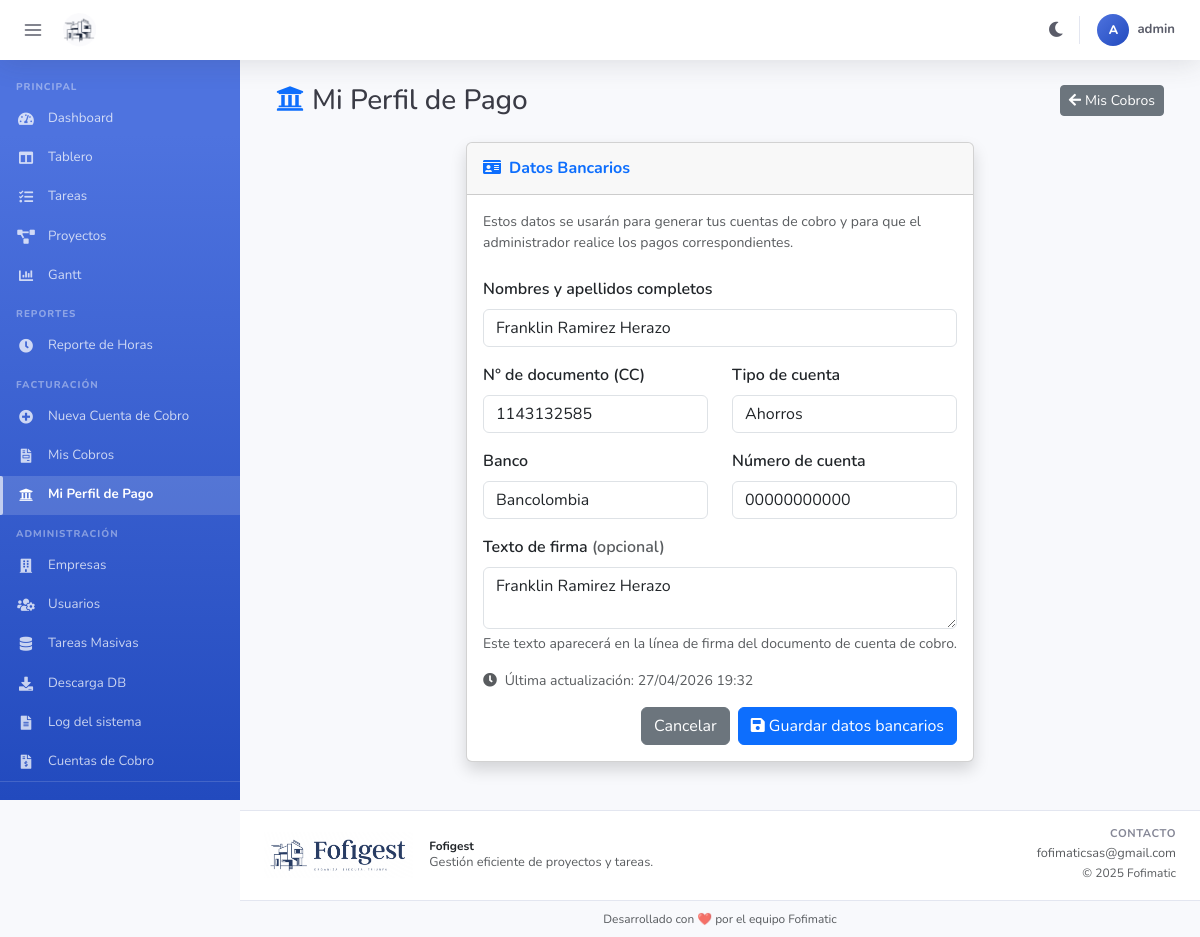
Screenshot of /mi-perfil-pago (signed in) with the database file from the repository.
### models/models.py (models this page shows, shortened)
class Usuarios(UserMixin,db.Model):
    __tablename__ = 'usuarios'
    id = db.Column(db.Integer, primary_key=True)
    nombres = db.Column(db.String(50))
    apellidos = db.Column(db.String(50))
    correo = db.Column(db.String(100), unique=True)
    contraseña = db.Column(db.String(256))  # Ampliado para hashes werkzeug
    empresa = db.Column(db.String(50))
    permisos = db.Column(db.String(20))
    otp_code = db.Column(db.String(6), nullable=True)
    otp_expiry = db.Column(db.DateTime, nullable=True)

class PerfilPago(db.Model):
    __tablename__ = 'perfil_pago'
    id = db.Column(db.Integer, primary_key=True)
    usuario_id = db.Column(db.Integer, db.ForeignKey('usuarios.id'), unique=True, nullable=False)
    nombres_completos = db.Column(db.String(150), nullable=False)
    documento = db.Column(db.String(20), nullable=False)
    tipo_cuenta = db.Column(db.Enum('Ahorros', 'Corriente', name='tipo_cuenta_banco'), nullable=False)
    banco = db.Column(db.String(100), nullable=False)
    numero_cuenta = db.Column(db.String(50), nullable=False)
    firma_texto = db.Column(db.String(200), nullable=True)
    firma_imagen = db.Column(db.Text, nullable=True)  # base64 PNG del canvas de firma
    fecha_actualizado = db.Column(db.DateTime, default=datetime.now)
    usuario = db.relationship('Usuarios', backref=db.backref('perfil_pago', uselist=False))

### app.py (the view, shortened to what this page needs)
@app.route('/mi-perfil-pago', methods=['GET', 'POST'])
@login_required
def mi_perfil_pago():
    usuario = models.Usuarios.query.filter_by(correo=session.get('correo')).first_or_404()
    perfil = models.PerfilPago.query.filter_by(usuario_id=usuario.id).first()
    return render_template('perfil_pago.html', perfil=perfil)

### app.py (called while the page is built)
@login_manager.user_loader
def load_user(user_id):
    return models.db.session.get(models.Usuarios, int(user_id))

@app.context_processor
def inject_user():
    return dict(username=session.get('username'))

### templates/perfil_pago.html (shortened to what this page needs)
{% extends "Base.html" %}
{% block content %}
<div class="container-fluid">
  <div class="d-sm-flex align-items-center justify-content-between mb-4">
    <h1 class="h3 mb-0" style="color:var(--text-heading)">
      <i class="fas fa-university me-2 text-primary"></i>Mi Perfil de Pago
    </h1>
    <a href="{{ url_for('mis_cuentas_cobro') }}" class="btn btn-secondary btn-sm">
      <i class="fas fa-arrow-left me-1"></i>Mis Cobros
    </a>
  </div>
  <div class="row justify-content-center">
    <div class="col-lg-7">
      <div class="card shadow mb-4">
        <div class="card-header py-3">
          <h6 class="m-0 fw-bold text-primary">
            <i class="fas fa-id-card me-2"></i>Datos Bancarios
          </h6>
        </div>
        <div class="card-body">
          <p class="text-muted small mb-4">
            Estos datos se usarán para generar tus cuentas de cobro y para que el
            administrador realice los pagos correspondientes.
          </p>
          <form method="POST" action="{{ url_for('mi_perfil_pago') }}">
            <div class="mb-3">
              <label class="form-label fw-semibold">Nombres y apellidos completos</label>
              <input type="text" name="nombres_completos" class="form-control" required
                     maxlength="150"
                     value="{{ perfil.nombres_completos if perfil else '' }}"
                     placeholder="Ej: Cristian Felipe Pabon Osorio">
            </div>
            <div class="row">
              <div class="col-md-6 mb-3">
                <label class="form-label fw-semibold">N° de documento (CC)</label>
                <input type="text" name="documento" class="form-control" required
                       maxlength="20"
                       value="{{ perfil.documento if perfil else '' }}"
                       placeholder="Ej: 1234567890">
              </div>
              <div class="col-md-6 mb-3">
                <label class="form-label fw-semibold">Tipo de cuenta</label>
                <select name="tipo_cuenta" class="form-control" required>
                  <option value="Ahorros" {% if perfil and perfil.tipo_cuenta == 'Ahorros' %}selected{% endif %}>Ahorros</option>
                </select>
              </div>
            </div>
            <div class="row">
              <div class="col-md-6 mb-3">
                <label class="form-label fw-semibold">Banco</label>
                <input type="text" name="banco" class="form-control" required
                       maxlength="100"
                       value="{{ perfil.banco if perfil else '' }}"
                       placeholder="Ej: Bancolombia">
              </div>
              <div class="col-md-6 mb-3">
                <label class="form-label fw-semibold">Número de cuenta</label>
                <input type="text" name="numero_cuenta" class="form-control" required
                       maxlength="50"
                       value="{{ perfil.numero_cuenta if perfil else '' }}"
                       placeholder="Ej: 123-456789-00">
              </div>
            </div>
            <div class="mb-3">
              <label class="form-label fw-semibold">Texto de firma <span class="text-muted">(opcional)</span></label>
              <textarea name="firma_texto" class="form-control" rows="2" maxlength="200"
                        placeholder="Ej: Cristian Felipe Pabon Osorio">{{ perfil.firma_texto if perfil else '' }}</textarea>
              <div class="form-text">Este texto aparecerá en la línea de firma del documento de cuenta de cobro.</div>
            </div>
            {% if perfil and perfil.fecha_actualizado %}
            <p class="text-muted small">
              <i class="fas fa-clock me-1"></i>
              Última actualización: {{ perfil.fecha_actualizado.strftime('%d/%m/%Y %H:%M') }}
            </p>
            {% endif %}
            <div class="d-flex justify-content-end gap-2">
              <a href="{{ url_for('mis_cuentas_cobro') }}" class="btn btn-secondary">Cancelar</a>
              <button type="submit" class="btn btn-primary">
                <i class="fas fa-save me-1"></i>Guardar datos bancarios
              </button>
            </div>
          </form>
        </div>
      </div>
    </div>
  </div>
</div>
{% endblock %}

### templates/Base.html (shortened to what this page needs)
<!doctype html>
<html lang="es">
<head>
  <link rel="stylesheet" href="https://cdnjs.cloudflare.com/ajax/libs/font-awesome/5.15.4/css/all.min.css">
  <link href="https://cdn.jsdelivr.net/npm/bootstrap@5.3.3/dist/css/bootstrap.min.css" rel="stylesheet">
  <link rel="stylesheet" href="https://unpkg.com/frappe-gantt/dist/frappe-gantt.css">
</head>
<body>
  <div id="page-content" style="display:none">
    <nav class="topbar" role="banner" aria-label="Barra de navegación superior">
      <button class="topbar-toggle" id="sidebar-toggle"
              aria-label="Alternar menú lateral" title="Alternar menú">
        <svg viewBox="0 0 24 24" fill="none" stroke-width="2"
             stroke-linecap="round" stroke-linejoin="round">
          <line x1="3" y1="6"  x2="21" y2="6"/>
          <line x1="3" y1="12" x2="21" y2="12"/>
          <line x1="3" y1="18" x2="21" y2="18"/>
        </svg>
      </button>
      <a href="/" class="topbar-brand" aria-label="Fofigest — Inicio">
        <img src="{{ url_for('static', filename='img/logo_F-Photoroom.png') }}"
             class="topbar-logo" alt="Fofigest logo">
      </a>
      <div class="topbar-actions">
        <button class="topbar-btn" id="modoToggle"
                onclick="alternarModo()" title="Alternar modo oscuro / claro"
                aria-label="Alternar modo oscuro">
          <i class="fas fa-moon"></i>
        </button>
        <a href="logout" class="topbar-user" title="Cerrar sesión">
          <div class="topbar-avatar">
            {{ session.get('username', '?')[0] | upper }}
          </div>
          <span class="topbar-username">
            {{ session.get('username', '') }}
          </span>
        </a>
      </div>
    </nav>
    <div class="app-body">
      {% if session.get('username') == "admin" %}
      <aside class="sidebar" id="sidebar" aria-label="Navegación principal">
        <nav class="sidebar-nav">
          <ul class="sidebar-menu sidebar-body">
            <li class="sidebar-heading">Principal</li>
            <li class="sidebar-item">
              <a class="sidebar-link" href="/dashboard" data-tooltip="Dashboard">
                <i class="fas fa-tachometer-alt sidebar-icon"></i>
                <span class="sidebar-label">Dashboard</span>
              </a>
            </li>
            <li class="sidebar-item">
              <a class="sidebar-link" href="tablero" data-tooltip="Tablero">
                <i class="fas fa-columns sidebar-icon"></i>
                <span class="sidebar-label">Tablero</span>
              </a>
            </li>
            <li class="sidebar-item">
              <a class="sidebar-link" href="tareas" data-tooltip="Tareas">
                <i class="fas fa-tasks sidebar-icon"></i>
                <span class="sidebar-label">Tareas</span>
              </a>
            </li>
            <li class="sidebar-item">
              <a class="sidebar-link" href="proyectos" data-tooltip="Proyectos">
                <i class="fas fa-project-diagram sidebar-icon"></i>
                <span class="sidebar-label">Proyectos</span>
              </a>
            </li>
            <li class="sidebar-item">
              <a class="sidebar-link" href="gannt" data-tooltip="Gantt">
                <i class="fas fa-chart-bar sidebar-icon"></i>
                <span class="sidebar-label">Gantt</span>
              </a>
            </li>
            <li class="sidebar-heading">Reportes</li>
            <li class="sidebar-item">
              <a class="sidebar-link"
                 href="/Reporte-Horas{{ session['empresa'] }}"
                 data-tooltip="Reporte de Horas">
                <i class="fas fa-clock sidebar-icon"></i>
                <span class="sidebar-label">Reporte de Horas</span>
              </a>
            </li>
             <li class="sidebar-heading">Facturación</li>
            <li class="sidebar-item">
              <a class="sidebar-link" href="/nueva-cuenta-cobro" data-tooltip="Nueva Cuenta de Cobro">
                <i class="fas fa-plus-circle sidebar-icon"></i>
                <span class="sidebar-label">Nueva Cuenta de Cobro</span>
              </a>
            </li>
            <li class="sidebar-item">
              <a class="sidebar-link" href="/mis-cuentas-cobro" data-tooltip="Mis Cobros">
                <i class="fas fa-file-invoice sidebar-icon"></i>
                <span class="sidebar-label">Mis Cobros</span>
              </a>
            </li>
            <li class="sidebar-item">
              <a class="sidebar-link" href="/mi-perfil-pago" data-tooltip="Mi Perfil de Pago">
                <i class="fas fa-university sidebar-icon"></i>
                <span class="sidebar-label">Mi Perfil de Pago</span>
              </a>
            </li>
            <li class="sidebar-heading">Administración</li>
            <li class="sidebar-item">
              <a class="sidebar-link" href="empresa" data-tooltip="Empresas">
                <i class="fas fa-building sidebar-icon"></i>
                <span class="sidebar-label">Empresas</span>
              </a>
            </li>
            <li class="sidebar-item">
              <a class="sidebar-link" href="usuarios_admin" data-tooltip="Usuarios">
                <i class="fas fa-users-cog sidebar-icon"></i>
                <span class="sidebar-label">Usuarios</span>
              </a>
            </li>
            <li class="sidebar-item">
              <a class="sidebar-link" href="upload" data-tooltip="Tareas Masivas">
                <i class="fas fa-database sidebar-icon"></i>
                <span class="sidebar-label">Tareas Masivas</span>
              </a>
            </li>
            <li class="sidebar-item">
              <a class="sidebar-link" href="download-backup" data-tooltip="Descarga DB">
                <i class="fas fa-download sidebar-icon"></i>
                <span class="sidebar-label">Descarga DB</span>
              </a>
            </li>
            <li class="sidebar-item">
              <a class="sidebar-link" href="log" data-tooltip="Log del sistema">
                <i class="fas fa-file-alt sidebar-icon"></i>
                <span class="sidebar-label">Log del sistema</span>
              </a>
            </li>
            <li class="sidebar-item">
              <a class="sidebar-link" href="/admin/cuentas-cobro" data-tooltip="Cuentas de Cobro">
                <i class="fas fa-file-invoice-dollar sidebar-icon"></i>
                <span class="sidebar-label">Cuentas de Cobro</span>
              </a>
            </li>
          </ul>
          <div class="sidebar-footer">
            <ul class="sidebar-menu">
              <li class="sidebar-item">
                <a class="sidebar-link" href="logout" data-tooltip="Cerrar sesión">
                </a>
              </li>
            </ul>
          </div>
        </nav>
      </aside>
      {% endif %}
      <main class="main-content {% if not session.get('username') %}no-sidebar{% endif %}"
            id="main-content" role="main">
        <div class="content-wrapper">
          {% block content %}{% endblock %}
        </div>
        <footer>
          <div class="container-fluid px-4 py-3">
            <div class="row align-items-center">
              <div class="col-lg-6 mb-3 mb-lg-0 d-flex align-items-center gap-3">
                <img src="{{ url_for('static', filename='img/Fofigest.png') }}"
                     alt="Fofigest" style="max-height:46px">
                <div>
                  <h5 class="mb-0 text-dark small">Fofigest</h5>
                  <p class="mb-0 text-muted" style="font-size:.8rem">
                    Gestión eficiente de proyectos y tareas.
                  </p>
                </div>
              </div>
              <div class="col-lg-3 offset-lg-3 text-start text-lg-end">
                <h5 class="text-uppercase mb-1" style="font-size:.7rem;letter-spacing:.05em">Contacto</h5>
                <a href="mailto:fofimaticsas@gmail.com"
                   class="text-muted text-decoration-none d-block" style="font-size:.8rem">
                  fofimaticsas@gmail.com
                </a>
                <span class="text-muted" style="font-size:.75rem">© 2025 Fofimatic</span>
              </div>
            </div>
          </div>
          <div class="text-center py-2"
               style="background:var(--bg-page);border-top:1px solid var(--border-color)">
            <small class="text-muted">Desarrollado con ❤️ por el equipo Fofimatic</small>
          </div>
        </footer>
      </main>
    </div>
  </div>
      {% set msgs = get_flashed_messages() %}
</body>
</html>

### rows the page displays
Usuarios: get "admin"
PerfilPago: nombres_completos "Franklin Ramirez Herazo", documento "1143132585", tipo_cuenta "Ahorros", banco "Bancolombia", numero_cuenta "00000000000", firma_texto "Franklin Ramirez Herazo", fecha_actualizado "27/04/2026 19:32"

### other values shown
{{ session.get('username', '?')[0] | upper }} "A"
